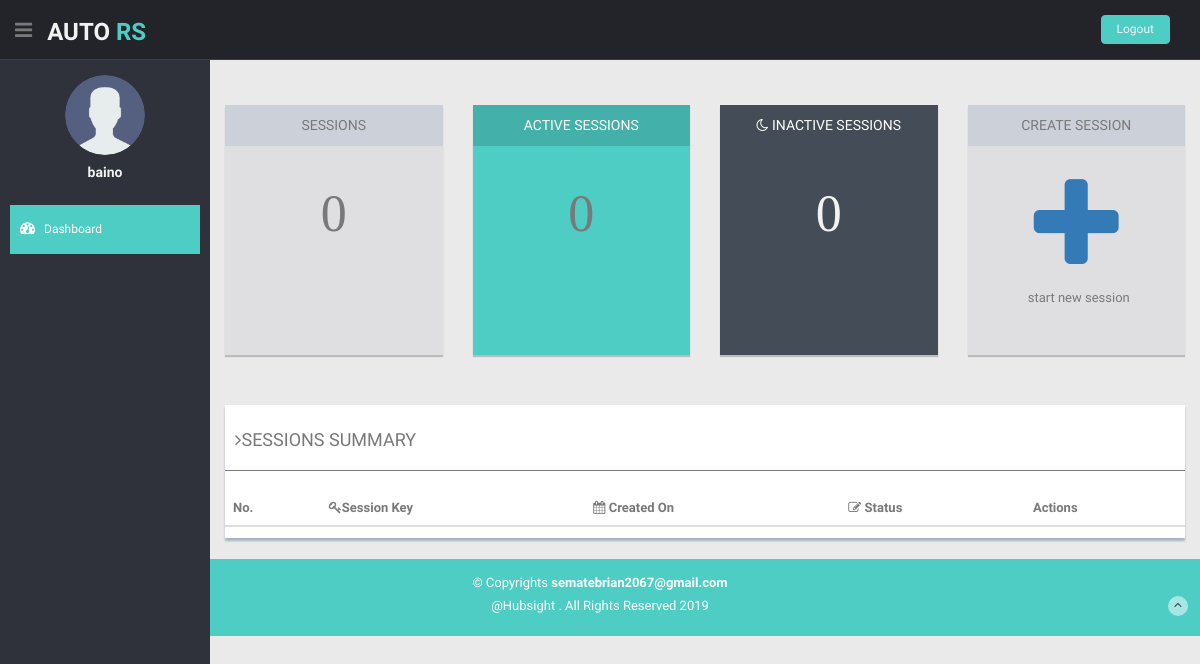
The app's page /moderator/ (signed in), older data.
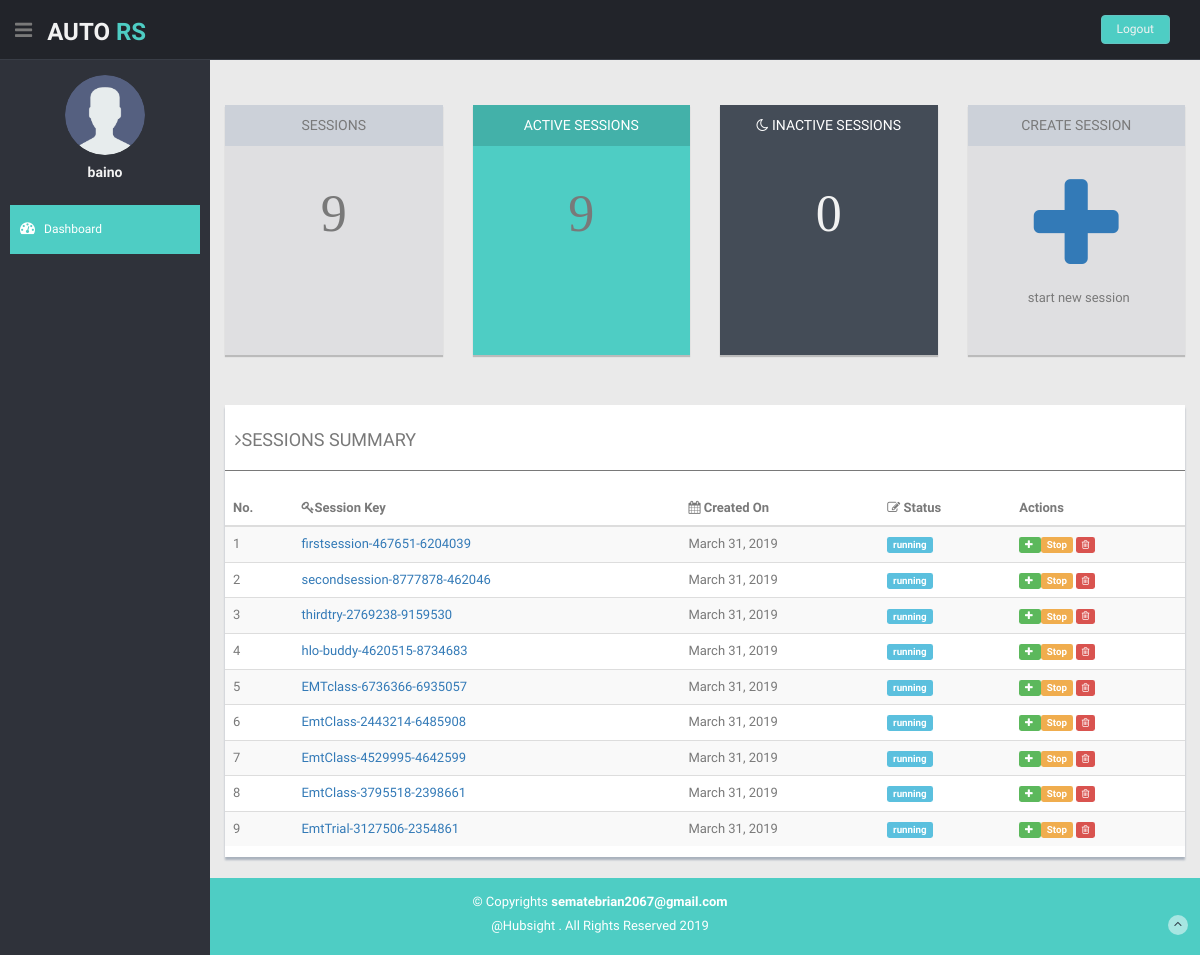
The same page, newer data.
### Ars/models.py (models this page shows)
class Session(models.Model):
    status = models.CharField(max_length=25, default='running')
    session_key = models.CharField(max_length=250, null=False)
    owner = models.ForeignKey(User, on_delete=models.CASCADE)
    created_on = models.DateField(auto_now_add=True)

### Ars/decorators.py (the view)
    def wrapper(request, **kwargs):
        if request is not None:
            if request.method == "GET":
                return function(request, **kwargs)
            raise Exception("method not allowed.")
        raise Exception("request is null")

### moderator/views.py (called while the page is built)
@Get_check
@login_required
def index(request):
    context = {}
    current_user_id=request.user.id
    user_sessions = Session.objects.filter(owner=current_user_id)
    context['sessions']=user_sessions
    inactive_session_count = user_sessions.filter(status="stopped").count()
    active_session_count = user_sessions.filter(status='running').count()
    context['active_count']=active_session_count
    context['inactive_count']=inactive_session_count
    return render(request, 'moderator/index.html', context)

### moderator/templates/moderator/index.html (shortened to what the changed rows need)
{% extends 'moderator/base.html' %}
{% block body%}
    <section id="main-content">
      <section class="wrapper">
        <div class="row">
          <div class="col-lg-12 main-chart">
            <div class="row mt">
              <div class="col-md-3 col-sm-12 mb">
                <div class="grey-panel pn">
                  <div class="grey-header">
                    <h5>SESSIONS</h5>
                  </div>
                  <h1 class="mt fa fa-4x">
                  {%if sessions%}
                      {{sessions.count}}
                  {%else%}
                    0
                  {%endif%}
              </h1>
                  <div class="row">
                    <div class="col-sm-6 col-xs-6 goleft">
                    </div>
                  </div>
                </div>
              </div>
              <div class="col-md-3 col-sm-12 mb">
                <div class=" green-panel  pn">
                  <div class="green-header ">
                    <h5>ACTIVE SESSIONS</h5>
                  </div>
                                    <h1 class="mt fa fa-4x">
                                      {%if sessions%}
                                      {{active_count}}
                                      {%else%}
                                      0
                                      {%endif%}
                                    </h1>
                </div>
              </div>
              <div class="col-md-3 col-sm-12 mb">
                <div class="darkblue-panel pn">
                  <div class="darkblue-header">
                    <h5><i class=" fa fa-moon-o"></i> INACTIVE SESSIONS</h5>
                  </div>
                                    <h1 class="mt fa fa-4x">
                                      {%if sessions%}
                                        {{inactive_count}}
                                      {%else%}
                                        0
                                      {%endif%}
                                    </h1>
                </div>
              </div>
                 <div class="col-md-3 col-sm-12 mb">
                <div class="grey-panel pn">
                  <a href="" data-toggle="modal" data-target="#createsession_Modal">
                    <h1 class="mt"><i class="fa fa-plus fa-3x"></i></h1>
                  </a>
                </div>
              </div>
            </div>
        <div class="row mt">
          <div class="col-md-12">
            <div class="content-panel">
              <table class="table table-striped table-advance table-hover">
                <thead>
                  <tr>
                    <th>No.</th>
                    <th><i class="fa fa-key"></i>Session Key</th>
                    <th><i class="fa fa-calendar"></i> Created On</th>
                    <th><i class=" fa fa-edit"></i> Status</th>
                    <th>Actions</th>
                  </tr>
                </thead>
                <tbody>
                  {%if sessions%}
                  {%for session in sessions%}
                  <tr>
                    <td>{{forloop.counter}}</td>
                    <td>
                      <a href="{% url 'moderator:sessionDetails' session.id %}">{{session.session_key}}</a>
                    </td>
                    <td class="hidden-phone">{{session.created_on}}</td>
                    <td><span class="label label-{% if session.status == 'stopped'%}danger{% else %}info{% endif %} label-mini">{{session.status}}</span></td>
                    <td>
                      {%if session.status == "running" %}
                          <a href="{% url 'moderator:categorycreate' session.id %}">
                            <span class="label label-success">
                              <i class="fa fa-plus"></i>
                            </span>
                          </a>
                        <a href="{% url 'moderator:sessionstop' session.id %}">
                          <span class="label label-warning label-mini">Stop</span>
                        </a>
                        {%endif%}
                        <a href="{% url 'moderator:sessiondelete' session.id %}">
                          <span class="label label-danger">
                            <i class="fa fa-trash-o"></i>
                          </span>
                        </a>
                    </td>
                  </tr>
                  {%endfor%}
                  {%endif%}
                </tbody>
              </table>
            </div>
          </div>
        </div>
          </div>
        </div>
      </section>
    </section>
    {% endblock %}

Row changes from the older to the newer data that the page shows:
added Session: session_key "firstsession-467651-6204039", created_on "March 31, 2019", status "running", shows "Stop"
added Session: session_key "secondsession-8777878-462046", created_on "March 31, 2019", status "running", shows "Stop"
added Session: session_key "thirdtry-2769238-9159530", created_on "March 31, 2019", status "running", shows "Stop"
added Session: session_key "hlo-buddy-4620515-8734683", created_on "March 31, 2019", status "running", shows "Stop"
added Session: session_key "EMTclass-6736366-6935057", created_on "March 31, 2019", status "running", shows "Stop"
added Session: session_key "EmtClass-2443214-6485908", created_on "March 31, 2019", status "running", shows "Stop"
added Session: session_key "EmtClass-4529995-4642599", created_on "March 31, 2019", status "running", shows "Stop"
added Session: session_key "EmtClass-3795518-2398661", created_on "March 31, 2019", status "running", shows "Stop"
added Session: session_key "EmtTrial-3127506-2354861", created_on "March 31, 2019", status "running", shows "Stop"
Text that changed along with them:
{{ sessions.count }}: (not shown) → "9"
{{ active_count }}: (not shown) → "9"
{{ inactive_count }}: (not shown) → "0"
text no longer shown: "0 0 0"
